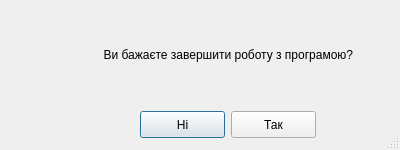
<?xml version="1.0" encoding="UTF-8"?>
<ui version="4.0">
 <class>MassQuestion</class>
 <widget class="QDialog" name="MassQuestion">
  <property name="windowModality">
   <enum>Qt::ApplicationModal</enum>
  </property>
  <property name="geometry">
   <rect>
    <x>0</x>
    <y>0</y>
    <width>400</width>
    <height>150</height>
   </rect>
  </property>
  <property name="sizePolicy">
   <sizepolicy hsizetype="Maximum" vsizetype="Preferred">
    <horstretch>100</horstretch>
    <verstretch>100</verstretch>
   </sizepolicy>
  </property>
  <property name="sizeIncrement">
   <size>
    <width>10</width>
    <height>10</height>
   </size>
  </property>
  <property name="contextMenuPolicy">
   <enum>Qt::NoContextMenu</enum>
  </property>
  <property name="windowTitle">
   <string>Інженерна геологія</string>
  </property>
  <property name="sizeGripEnabled">
   <bool>true</bool>
  </property>
  <property name="modal">
   <bool>true</bool>
  </property>
  <widget class="QLabel" name="label">
   <property name="geometry">
    <rect>
     <x>10</x>
     <y>20</y>
     <width>51</width>
     <height>70</height>
    </rect>
   </property>
   <property name="frameShape">
    <enum>QFrame::NoFrame</enum>
   </property>
   <property name="text">
    <string/>
   </property>
   <property name="pixmap">
    <pixmap>../icons/48/dialog-question.png</pixmap>
   </property>
   <property name="scaledContents">
    <bool>false</bool>
   </property>
   <property name="alignment">
    <set>Qt::AlignLeading|Qt::AlignLeft|Qt::AlignVCenter</set>
   </property>
   <property name="wordWrap">
    <bool>false</bool>
   </property>
  </widget>
  <widget class="QLabel" name="label_2">
   <property name="geometry">
    <rect>
     <x>70</x>
     <y>10</y>
     <width>320</width>
     <height>90</height>
    </rect>
   </property>
   <property name="frameShape">
    <enum>QFrame::NoFrame</enum>
   </property>
   <property name="frameShadow">
    <enum>QFrame::Sunken</enum>
   </property>
   <property name="text">
    <string>&lt;html&gt;&lt;head/&gt;&lt;body&gt;&lt;p&gt;Ви бажаєте завершити роботу з програмою? &lt;/p&gt;&lt;/body&gt;&lt;/html&gt;</string>
   </property>
   <property name="alignment">
    <set>Qt::AlignCenter</set>
   </property>
   <property name="wordWrap">
    <bool>true</bool>
   </property>
  </widget>
  <widget class="QPushButton" name="pushButton">
   <property name="geometry">
    <rect>
     <x>231</x>
     <y>111</y>
     <width>85</width>
     <height>27</height>
    </rect>
   </property>
   <property name="text">
    <string>Так</string>
   </property>
   <property name="icon">
    <iconset>
     <normaloff>../icons/16x16/actions/dialog-ok-apply.png</normaloff>../icons/16x16/actions/dialog-ok-apply.png</iconset>
   </property>
   <property name="autoDefault">
    <bool>false</bool>
   </property>
  </widget>
  <widget class="QPushButton" name="pushButton_2">
   <property name="geometry">
    <rect>
     <x>140</x>
     <y>111</y>
     <width>85</width>
     <height>27</height>
    </rect>
   </property>
   <property name="text">
    <string>Ні</string>
   </property>
   <property name="icon">
    <iconset>
     <normaloff>../icons/16x16/actions/dialog-cancel.png</normaloff>../icons/16x16/actions/dialog-cancel.png</iconset>
   </property>
   <property name="default">
    <bool>true</bool>
   </property>
  </widget>
 </widget>
 <resources/>
 <connections/>
</ui>
